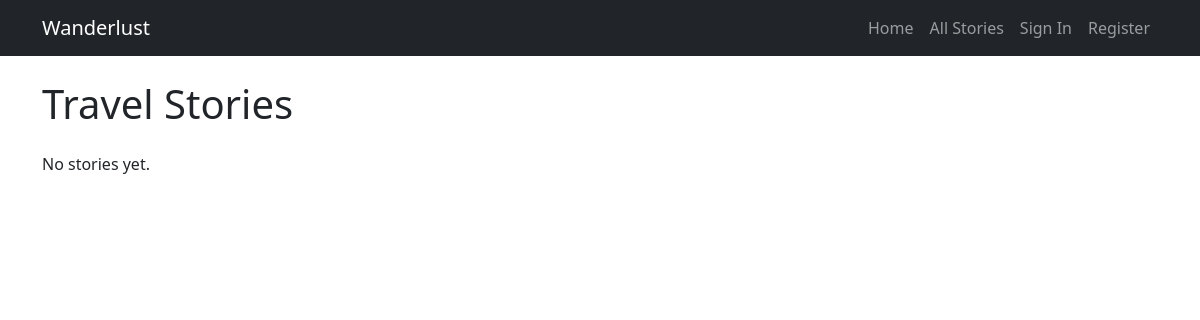
The app's page /, older data.
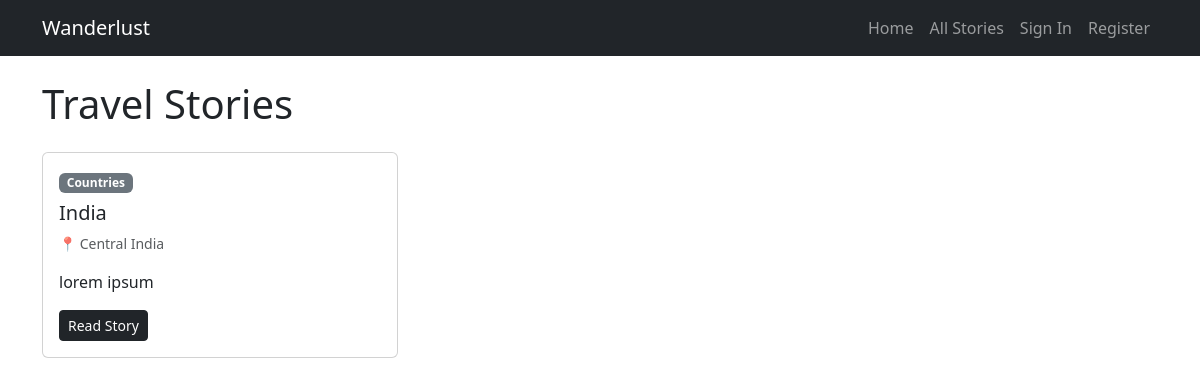
The same page, newer data.
### blog/models.py (models this page shows, shortened)
class Post(models.Model):
    STATUS_DRAFT = 'draft'
    STATUS_PUBLISHED = 'published'
    STATUS_CHOICES = [
        (STATUS_DRAFT, 'Draft'),
        (STATUS_PUBLISHED, 'Published'),
    ]
    title = models.CharField(max_length=200)
    slug = models.SlugField(max_length=200, unique=True, blank=True)
    author = models.ForeignKey(User, on_delete=models.CASCADE, related_name='posts')
    category = models.ForeignKey(Category, on_delete=models.SET_NULL, null=True, blank=True, related_name='posts')
    destination = models.CharField(max_length=100)
    excerpt = models.TextField(max_length=300)
    content = models.TextField()
    status = models.CharField(max_length=10, choices=STATUS_CHOICES, default=STATUS_DRAFT)
    created_at = models.DateTimeField(auto_now_add=True)
    featured = models.BooleanField(default=False)
    class Meta:
        ordering = ['-created_at']
    def get_absolute_url(self):
        return reverse('blog:post_detail', kwargs={'slug': self.slug})

class Category(models.Model):
    name = models.CharField(max_length=100, unique=True)
    slug = models.SlugField(max_length=100, unique=True, blank=True)
    class Meta:
        verbose_name_plural = 'categories'

### blog/views.py (the view)
# urls.py: path('', views.home, name='home'),
def home(request):
    featured_posts = Post.objects.filter(
        status=Post.STATUS_PUBLISHED, featured=True
    )[:3]
    recent_posts = Post.objects.filter(
        status=Post.STATUS_PUBLISHED
    ).exclude(featured=True)[:6]
    categories = Category.objects.all()
    context = {
        'featured_posts': featured_posts,
        'recent_posts': recent_posts,
        'categories': categories,
    }
    return render(request, 'blog/home.html', context)

### templates/blog/home.html
{% extends 'base.html' %} {% block title %}Wanderlust — Travel Blog{% endblock%}
{% block content %}
<h1 class="mb-4">Travel Stories</h1>
{% if recent_posts %}
<div class="row">
    {% for post in recent_posts %}
    <div class="col-md-4 mb-4">
        <div class="card h-100">
            <div class="card-body">
                {% if post.category %}
                <span class="badge bg-secondary mb-2"
                    >{{ post.category.name }}</span
                >
                {% endif %}
                <h5 class="card-title">{{ post.title }}</h5>
                <p class="text-muted small">📍 {{ post.destination }}</p>
                <p class="card-text">{{ post.excerpt }}</p>
                <a
                    href="{{ post.get_absolute_url }}"
                    class="btn btn-dark btn-sm"
                    >Read Story</a
                >
            </div>
        </div>
    </div>
    {% endfor %}
</div>
{% else %}
<p>No stories yet.</p>
{% endif %} {% endblock %}

### templates/base.html (shortened to what this page needs)
<!doctype html>
<html lang="en">
    <head>
        <link
            href="https://cdn.jsdelivr.net/npm/bootstrap@5.3.2/dist/css/bootstrap.min.css"
            rel="stylesheet"
        />
    </head>
    <body>
        <nav class="navbar navbar-expand-lg navbar-dark bg-dark">
            <div class="container">
                <a class="navbar-brand" href="/">Wanderlust</a>
                <div class="navbar-nav ms-auto">
                    <a class="nav-link" href="/">Home</a>
                    <a class="nav-link" href="/posts/">All Stories</a>
                    {% if user.is_authenticated %}
                    <form
                        method="post"
                        action="{% url 'logout' %}"
                        class="d-inline"
                    >
                        {% csrf_token %}
                        <button type="submit" class="nav-link btn btn-link">
                            Sign Out
                        </button>
                    </form>
                    {% else %}
                    <a class="nav-link" href="{% url 'login' %}">Sign In</a>
                    <a class="nav-link" href="{% url 'accounts:register' %}">Register</a>
                    {% endif %}
                </div>
            </div>
        </nav>
        <main class="container my-4">{% block content %}{% endblock %}</main>
    </body>
</html>

Row changes from the older to the newer data that the page shows:
added Post: category.name "Countries", title "India", destination "Central India", excerpt "lorem ipsum"
Text that changed along with them:
text no longer shown: "No stories yet."
